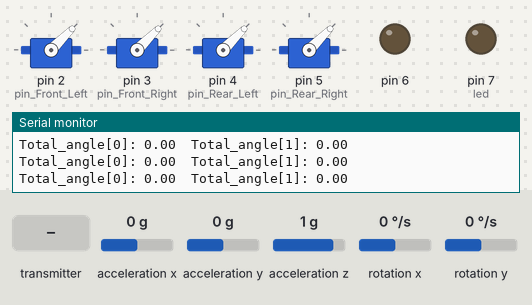
The sketch below on a simulated Arduino Uno, built with avr-gcc and run on an emulated ATmega328P. Shown: 4 × servo, output pins drawn as LEDs (lit = HIGH), the last lines printed to the serial monitor. Wiring (inferred from the names in the program): MPU-6050 motion sensor at I2C address 0x68. The test bench sets the inputs (shaded band); at power-on: acceleration x 0 g, acceleration y 0 g, acceleration z 1 g, rotation x 0 °/s, rotation y 0 °/s. No radio packets arrive unless stated.

Above: at 8.2 s.
8.3 s: the transmitter starts sending throttle = 64
At 8.7 s:
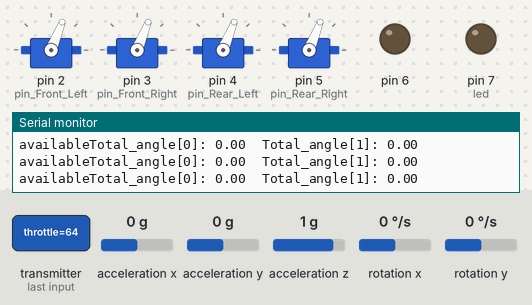
9.8 s: the transmitter starts sending throttle = 255
At 11.0 s:
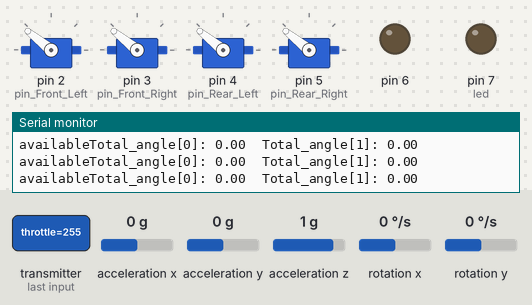
11.3 s: the transmitter starts sending pitch = 0
At 11.8 s:
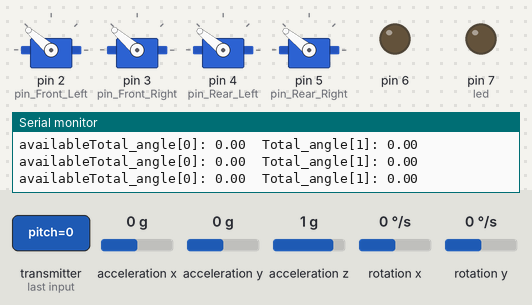
12.8 s: the transmitter starts sending roll = 0
At 13.6 s:
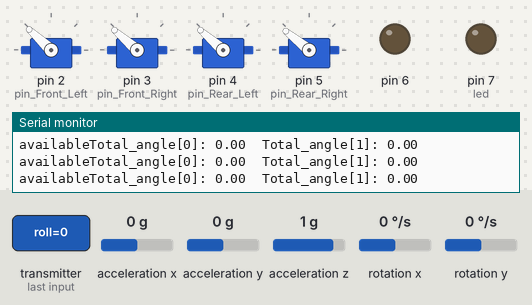
14.3 s: the transmitter starts sending yaw = 0
At 15.3 s:
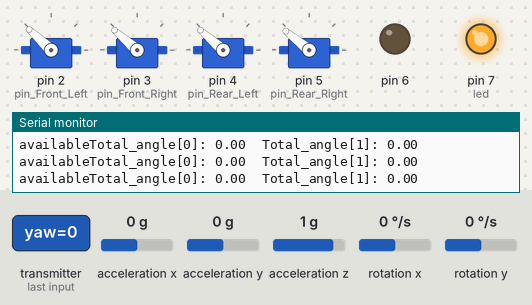
15.8 s: the transmitter starts sending pitch = 64
At 16.7 s:
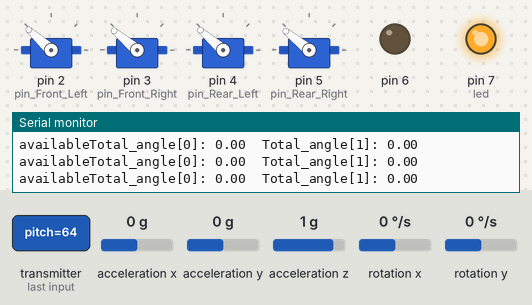
Timing chart, 0 to 18.3 s (numbered marks = the images above; inputs shaded):
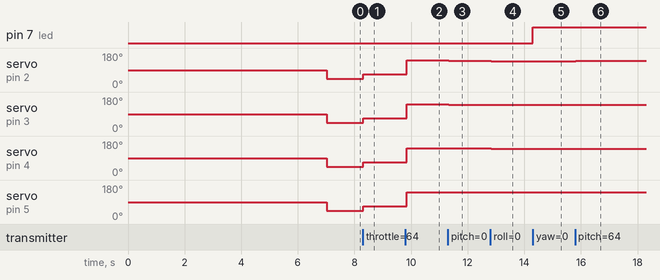

The sketch:

droneV2.ino
```cpp
//  6 Channel Receiver | 6 Kanal Alıcı
//  PWM output on pins D2, D3, D4, D5, D6, D7 (Çıkış pinleri)
#include <SPI.h>
#include <nRF24L01.h>
#include <RF24.h>
#include <Servo.h>
#include <Wire.h>
int ch_width_1 = 0;
int ch_width_2 = 0;
int ch_width_3 = 0;
int ch_width_4 = 0;
int ch_width_5 = 0;
int ch_width_6 = 0;
Servo ch1;
Servo ch2;
Servo ch3;
Servo ch4;
Servo ch5;
Servo ch6;
struct Signal {
byte throttle;
byte pitch;
byte roll;
byte yaw;
byte aux1;
byte aux2;
};
Signal data;
const uint64_t pipeIn = 0xE9E8F0F0E1LL;
RF24 radio(9, 10);
void ResetData()
{
  //Serial.print("reset");
 // Serial.print("\n");

// Define the inicial value of each data input. | Veri girişlerinin başlangıç değerleri
// The middle position for Potenciometers. (254/2=127) | Potansiyometreler için orta konum
data.roll = 127;   // Center | Merkez
data.pitch = 127;  // Center | Merkez
data.throttle = 1; // Motor Stop | Motor Kapalı
data.yaw = 127;   // Center | Merkez
data.aux1 = 127;   // Center | Merkez
data.aux2 = 127;   // Center | Merkez
}


//drone

Servo esc_Front_Left;
Servo esc_Front_Right;
Servo esc_Rear_Left;
Servo esc_Rear_Right;


int pin_Front_Left = 2; // this is the output of the arduino
int pin_Front_Right = 3; // this is the output of the arduino
int pin_Rear_Left = 4; // this is the output of the arduino
int pin_Rear_Right = 5; // this is the output of the arduino

int led = 7;


int potValue; // the potentiometer value

int maxJoystickInfluence = 20; // the maximum influnce the joystick has over the motors . // must be lower than 180 // the higher this is , the more the drone will be able to tilt
//edn drone

//Gyro values
  int16_t Acc_rawX, Acc_rawY, Acc_rawZ,Gyr_rawX, Gyr_rawY, Gyr_rawZ;


float Acceleration_angle[2];
float Gyro_angle[2];
float Total_angle[2];


float elapsedTime, time, timePrev;
int i;
float rad_to_deg = 180/3.141592654;

float PID, pwmLeft, pwmRight, error, previous_error;
float pid_p=0;
float pid_i=0;
float pid_d=0;
/////////////////PID CONSTANTS/////////////////
double kp=3.55;//3.55
double ki=0.005;//0.003
double kd=2.05;//2.05
///////////////////////////////////////////////

double throttle=1300; //initial value of throttle to the motors
float desired_angle = 0; //This is the angle in which we whant the
                         //balance to stay steady
//end gyro

//


void setup()
{
  Serial.begin(9600);
  //Set the pins for each PWM signal | Her bir PWM sinyal için pinler belirleniyor.
//  ch1.attach(2);
//  ch2.attach(3);
//  ch3.attach(4);
//  ch4.attach(5);
//  ch5.attach(6);
//  ch6.attach(7);
  //Configure the NRF24 module
  ResetData();
  radio.begin();
  radio.openReadingPipe(1,pipeIn);
  radio.setAutoAck(false);
  radio.setDataRate(RF24_250KBPS);
  radio.setPALevel(RF24_PA_HIGH);
  radio.startListening(); //start the radio comunication for receiver | Alıcı olarak sinyal iletişimi başlatılıyor
  pinMode(6,OUTPUT);
  pinMode(led,OUTPUT);


  //drone


  esc_Front_Left.attach(pin_Front_Left); // (pin, min pulse width, max pulse width in microseconds)
  esc_Front_Right.attach(pin_Front_Right); // (pin, min pulse width, max pulse width in microseconds)
  esc_Rear_Left.attach(pin_Rear_Left); // (pin, min pulse width, max pulse width in microseconds)
  esc_Rear_Right.attach(pin_Rear_Right); // (pin, min pulse width, max pulse width in microseconds)
//  end drone


 //Gyro
    Wire.begin(); //begin the wire comunication
  Wire.beginTransmission(0x68);
  Wire.write(0x6B);
  Wire.write(0);
  Wire.endTransmission(true);

 // right_prop.attach(3); //attatch the right motor to pin 3
  //left_prop.attach(5);  //attatch the left motor to pin 5

  time = millis(); //Start counting time in milliseconds
  /*In order to start up the ESCs we have to send a min value
   * of PWM to them before connecting the battery. Otherwise
   * the ESCs won't start up or enter in the configure mode.
   * The min value is 1000us and max is 2000us, REMEMBER!*/
  //left_prop.writeMicroseconds(1000);
 // right_prop.writeMicroseconds(1000);
  delay(7000); /*Give some delay, 7s, to have time to connect
                *the propellers and let everything start up*/

//edn gyro


}


unsigned long lastRecvTime = 0;
void recvData()
{
  while ( radio.available() ) {
    Serial.print("available");
  radio.read(&data, sizeof(Signal));
  lastRecvTime = millis();   // receive the data | data alınıyor
  //led
  if(radio.available()){
    digitalWrite(led,HIGH);}
  }
  }


void loop()
{
  recvData();
  unsigned long now = millis();
  if ( now - lastRecvTime > 1000 ) {
  ResetData(); // Signal lost.. Reset data | Sinyal kayıpsa data resetleniyor
  }
  ch_width_4 = map(data.yaw,      15, 255, 990, 2000);     // pin D5 (PWM signal)
  ch_width_2 = map(data.pitch,    15, 255, 990, 2000);     // pin D3 (PWM signal)
  ch_width_3 = map(data.throttle, 15, 255, 990, 2000);     // pin D4 (PWM signal)
  ch_width_1 = map(data.roll,     15, 255, 990, 2000);     // pin D2 (PWM signal)
  ch_width_5 = map(data.aux1,     15, 255, 990, 2000);     // pin D6 (PWM signal)
  ch_width_6 = map(data.aux2,     15, 255, 990, 2000);     // pin D7 (PWM signal)
  // Write the PWM signal | PWM sinyaller çıkışlara gönderiliyor
//  ch1.writeMicroseconds(ch_width_1);
//  ch2.writeMicroseconds(ch_width_2);
//  ch3.writeMicroseconds(ch_width_3);
//  ch4.writeMicroseconds(ch_width_4);
//  ch5.writeMicroseconds(ch_width_5);
//  ch6.writeMicroseconds(ch_width_6);


  //drone
   potValue = map(data.throttle, 0 ,255, 1000, 2000);

  int speed_Front_Left = potValue;
  int speed_Front_Right = potValue;
  int speed_Rear_Left = potValue;
  int speed_Rear_Right = potValue;


  int xValue = map(data.roll, 0, 255, -maxJoystickInfluence, maxJoystickInfluence);   // scale it to use it with the servo library (value between 0 and 180)
  int yValue = map(data.pitch, 0, 255, maxJoystickInfluence, -maxJoystickInfluence);   // scale it to use it with the servo library (value between 0 and 180)

  if(potValue>1100){
  if(xValue < 0)
  {
    speed_Front_Left += xValue;
    speed_Rear_Left += xValue;
  }
  else
  {
    speed_Front_Right -= xValue;
    speed_Rear_Right -= xValue;
  }

  if(yValue > 0)
  {
    speed_Front_Left -= yValue;
    speed_Front_Right -= yValue;
  }
  else
  {
    speed_Rear_Left += yValue;
    speed_Rear_Right += yValue;
  }
  }

  esc_Front_Left.writeMicroseconds(speed_Front_Left);    // Send the signal to the ESC
  esc_Front_Right.writeMicroseconds(speed_Front_Right);    // Send the signal to the ESC
  esc_Rear_Left.writeMicroseconds(speed_Rear_Left);    // Send the signal to the ESC
  esc_Rear_Right.writeMicroseconds(speed_Rear_Right);    // Send the signal to the ESC

  //end drone


//  Serial.print("data.throttle: ");
//  Serial.print(data.throttle);
//  Serial.print("\t");
//  Serial.print("speed_Front_Right: ");
//  Serial.print(speed_Front_Right);
//  Serial.print("\t");
//  Serial.print("speed_Rear_Left: ");
//  Serial.print(speed_Rear_Left);
//  Serial.print("\t");
//  Serial.print("speed_Rear_Right: ");
//  Serial.print(speed_Rear_Right);
//  Serial.print("\n");


  //Gyro
     timePrev = time;  // the previous time is stored before the actual time read
    time = millis();  // actual time read
    elapsedTime = (time - timePrev) / 1000;

  /*The tiemStep is the time that elapsed since the previous loop.
   * This is the value that we will use in the formulas as "elapsedTime"
   * in seconds. We work in ms so we haveto divide the value by 1000
   to obtain seconds*/

  /*Reed the values that the accelerometre gives.
   * We know that the slave adress for this IMU is 0x68 in
   * hexadecimal. For that in the RequestFrom and the
   * begin functions we have to put this value.*/

     Wire.beginTransmission(0x68);
     Wire.write(0x3B); //Ask for the 0x3B register- correspond to AcX
     Wire.endTransmission(false);
     Wire.requestFrom(0x68,6,true);

   /*We have asked for the 0x3B register. The IMU will send a brust of register.
    * The amount of register to read is specify in the requestFrom function.
    * In this case we request 6 registers. Each value of acceleration is made out of
    * two 8bits registers, low values and high values. For that we request the 6 of them
    * and just make then sum of each pair. For that we shift to the left the high values
    * register (<<) and make an or (|) operation to add the low values.*/

     Acc_rawX=Wire.read()<<8|Wire.read(); //each value needs two registres
     Acc_rawY=Wire.read()<<8|Wire.read();
     Acc_rawZ=Wire.read()<<8|Wire.read();


    /*///This is the part where you need to calculate the angles using Euler equations///*/

    /* - Now, to obtain the values of acceleration in "g" units we first have to divide the raw
     * values that we have just read by 16384.0 because that is the value that the MPU6050
     * datasheet gives us.*/
    /* - Next we have to calculate the radian to degree value by dividing 180º by the PI number
    * which is 3.141592654 and store this value in the rad_to_deg variable. In order to not have
    * to calculate this value in each loop we have done that just once before the setup void.
    */

    /* Now we can apply the Euler formula. The atan will calculate the arctangent. The
     *  pow(a,b) will elevate the a value to the b power. And finnaly sqrt function
     *  will calculate the rooth square.*/
     /*---X---*/
     Acceleration_angle[0] = atan((Acc_rawY/16384.0)/sqrt(pow((Acc_rawX/16384.0),2) + pow((Acc_rawZ/16384.0),2)))*rad_to_deg;
     /*---Y---*/
     Acceleration_angle[1] = atan(-1*(Acc_rawX/16384.0)/sqrt(pow((Acc_rawY/16384.0),2) + pow((Acc_rawZ/16384.0),2)))*rad_to_deg;

   /*Now we read the Gyro data in the same way as the Acc data. The adress for the
    * gyro data starts at 0x43. We can see this adresses if we look at the register map
    * of the MPU6050. In this case we request just 4 values. W don¡t want the gyro for
    * the Z axis (YAW).*/

   Wire.beginTransmission(0x68);
   Wire.write(0x43); //Gyro data first adress
   Wire.endTransmission(false);
   Wire.requestFrom(0x68,4,true); //Just 4 registers

   Gyr_rawX=Wire.read()<<8|Wire.read(); //Once again we shif and sum
   Gyr_rawY=Wire.read()<<8|Wire.read();

   /*Now in order to obtain the gyro data in degrees/seconda we have to divide first
   the raw value by 131 because that's the value that the datasheet gives us*/

   /*---X---*/
   Gyro_angle[0] = Gyr_rawX/131.0;
   /*---Y---*/
   Gyro_angle[1] = Gyr_rawY/131.0;

   /*Now in order to obtain degrees we have to multiply the degree/seconds
   *value by the elapsedTime.*/
   /*Finnaly we can apply the final filter where we add the acceleration
   *part that afects the angles and ofcourse multiply by 0.98 */

   /*---X axis angle---*/
   Total_angle[0] = 0.98 *(Total_angle[0] + Gyro_angle[0]*elapsedTime) + 0.02*Acceleration_angle[0];
   /*---Y axis angle---*/
   Total_angle[1] = 0.98 *(Total_angle[1] + Gyro_angle[1]*elapsedTime) + 0.02*Acceleration_angle[1];

   /*Now we have our angles in degree and values from -10º0 to 100º aprox*/
    Serial.print("Total_angle[0]: ");
    Serial.print(Total_angle[0]);
    Serial.print("\t");
    Serial.print("Total_angle[1]: ");
    Serial.print(Total_angle[1]);
    Serial.print("\n");


/*///////////////////////////P I D///////////////////////////////////*/
/*Remember that for the balance we will use just one axis. I've choose the x angle
to implement the PID with. That means that the x axis of the IMU has to be paralel to
the balance*/

/*First calculate the error between the desired angle and
*the real measured angle*/
error = Total_angle[1] - desired_angle;

/*Next the proportional value of the PID is just a proportional constant
*multiplied by the error*/

pid_p = kp*error;

/*The integral part should only act if we are close to the
desired position but we want to fine tune the error. That's
why I've made a if operation for an error between -2 and 2 degree.
To integrate we just sum the previous integral value with the
error multiplied by  the integral constant. This will integrate (increase)
the value each loop till we reach the 0 point*/
if(-3 <error <3)
{
  pid_i = pid_i+(ki*error);
}

/*The last part is the derivate. The derivate acts upon the speed of the error.
As we know the speed is the amount of error that produced in a certain amount of
time divided by that time. For taht we will use a variable called previous_error.
We substract that value from the actual error and divide all by the elapsed time.
Finnaly we multiply the result by the derivate constant*/

pid_d = kd*((error - previous_error)/elapsedTime);

/*The final PID values is the sum of each of this 3 parts*/
PID = pid_p + pid_i + pid_d;

/*We know taht the min value of PWM signal is 1000us and the max is 2000. So that
tells us that the PID value can/s oscilate more than -1000 and 1000 because when we
have a value of 2000us the maximum value taht we could sybstract is 1000 and when
we have a value of 1000us for the PWM sihnal, the maximum value that we could add is 1000
to reach the maximum 2000us*/
if(PID < -1000)
{
  PID=-1000;
}
if(PID > 1000)
{
  PID=1000;
}

/*Finnaly we calculate the PWM width. We sum the desired throttle and the PID value*/
pwmLeft = throttle + PID;
pwmRight = throttle - PID;


/*Once again we map the PWM values to be sure that we won't pass the min
and max values. Yes, we've already maped the PID values. But for example, for
throttle value of 1300, if we sum the max PID value we would have 2300us and
that will mess up the ESC.*/
//Right
if(pwmRight < 1000)
{
  pwmRight= 1000;
}
if(pwmRight > 2000)
{
  pwmRight=2000;
}
//Left
if(pwmLeft < 1000)
{
  pwmLeft= 1000;
}
if(pwmLeft > 2000)
{
  pwmLeft=2000;
}

/*Finnaly using the servo function we create the PWM pulses with the calculated
width for each pulse*/
//left_prop.writeMicroseconds(pwmLeft);
//right_prop.writeMicroseconds(pwmRight);
previous_error = error; //Remember to store the previous error.

  //end gyro


//  Serial.print("speed_Front_Left: ");
//  Serial.print(speed_Front_Left);
//  Serial.print("\t");
//  Serial.print("speed_Front_Right: ");
//  Serial.print(speed_Front_Right);
//  Serial.print("\t");
//  Serial.print("speed_Rear_Left: ");
//  Serial.print(speed_Rear_Left);
//  Serial.print("\t");
//  Serial.print("speed_Rear_Right: ");
//  Serial.print(speed_Rear_Right);
//  Serial.print("\n");


//
}
```

Measured:
- after the input at 8.3 s, servo on pin 2 (pin_Front_Left), servo on pin 3 (pin_Front_Right), servo on pin 4 (pin_Rear_Left), servo on pin 5 (pin_Rear_Right): 45° → 68° at once
- after the input at 9.8 s, servo on pin 2 (pin_Front_Left), servo on pin 3 (pin_Front_Right), servo on pin 4 (pin_Rear_Left), servo on pin 5 (pin_Rear_Right): 68° → 141° after 0.05 s
- after the input at 11.3 s, servo on pin 2 (pin_Front_Left), servo on pin 3 (pin_Front_Right): 141° → 139° at once
- after the input at 12.8 s, servo on pin 2 (pin_Front_Left): 139° → 137° at once; servo on pin 4 (pin_Rear_Left): 141° → 139° at once
- after the input at 14.3 s, pin 7 (led): LOW → HIGH at once
- after the input at 15.8 s, servo on pin 2 (pin_Front_Left): 137° → 138° at once; servo on pin 3 (pin_Front_Right): 139° → 140° at once
